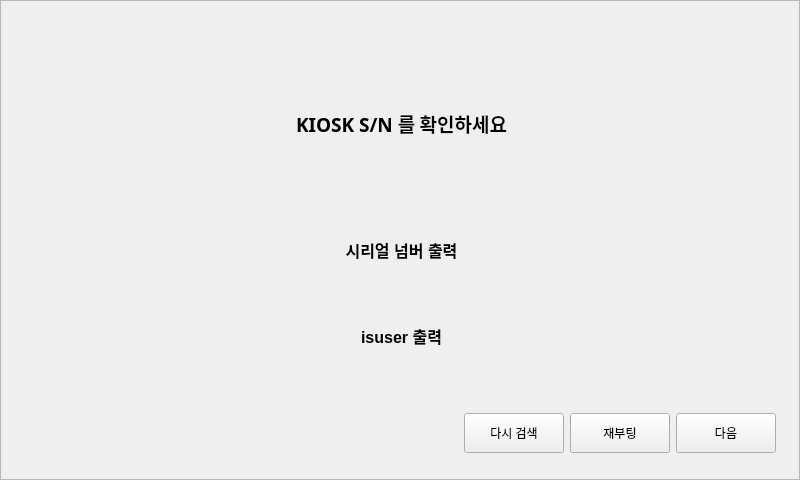
<?xml version="1.0" encoding="UTF-8"?>
<ui version="4.0">
 <class>MainWindow</class>
 <widget class="QMainWindow" name="MainWindow">
  <property name="geometry">
   <rect>
    <x>0</x>
    <y>0</y>
    <width>800</width>
    <height>480</height>
   </rect>
  </property>
  <property name="minimumSize">
   <size>
    <width>800</width>
    <height>480</height>
   </size>
  </property>
  <property name="maximumSize">
   <size>
    <width>800</width>
    <height>480</height>
   </size>
  </property>
  <property name="windowTitle">
   <string>MainWindow</string>
  </property>
  <property name="styleSheet">
   <string notr="true"/>
  </property>
  <widget class="QWidget" name="centralwidget">
   <widget class="QFrame" name="frame">
    <property name="geometry">
     <rect>
      <x>0</x>
      <y>0</y>
      <width>800</width>
      <height>480</height>
     </rect>
    </property>
    <property name="styleSheet">
     <string notr="true">background-image: url(:/back/img/[IR]NFC_KIOSK_Ver.png);</string>
    </property>
    <property name="frameShape">
     <enum>QFrame::StyledPanel</enum>
    </property>
    <property name="frameShadow">
     <enum>QFrame::Raised</enum>
    </property>
   </widget>
   <widget class="QWidget" name="layoutWidget">
    <property name="geometry">
     <rect>
      <x>182</x>
      <y>79</y>
      <width>439</width>
      <height>313</height>
     </rect>
    </property>
    <layout class="QVBoxLayout" name="verticalLayout">
     <item>
      <widget class="QLabel" name="label_2">
       <property name="minimumSize">
        <size>
         <width>0</width>
         <height>30</height>
        </size>
       </property>
       <property name="maximumSize">
        <size>
         <width>16777215</width>
         <height>30</height>
        </size>
       </property>
       <property name="font">
        <font>
         <family>굴림</family>
         <pointsize>14</pointsize>
         <weight>75</weight>
         <bold>true</bold>
        </font>
       </property>
       <property name="text">
        <string>&lt;html&gt;&lt;head/&gt;&lt;body&gt;&lt;p&gt;&lt;span style=&quot; color:#000000;&quot;&gt;KIOSK S/N 를 확인하세요&lt;/span&gt;&lt;/p&gt;&lt;/body&gt;&lt;/html&gt;</string>
       </property>
       <property name="alignment">
        <set>Qt::AlignCenter</set>
       </property>
      </widget>
     </item>
     <item>
      <spacer name="verticalSpacer">
       <property name="orientation">
        <enum>Qt::Vertical</enum>
       </property>
       <property name="sizeType">
        <enum>QSizePolicy::Fixed</enum>
       </property>
       <property name="sizeHint" stdset="0">
        <size>
         <width>20</width>
         <height>50</height>
        </size>
       </property>
      </spacer>
     </item>
     <item>
      <widget class="QLabel" name="sn_label">
       <property name="minimumSize">
        <size>
         <width>0</width>
         <height>50</height>
        </size>
       </property>
       <property name="maximumSize">
        <size>
         <width>16777215</width>
         <height>50</height>
        </size>
       </property>
       <property name="font">
        <font>
         <pointsize>12</pointsize>
         <weight>75</weight>
         <bold>true</bold>
        </font>
       </property>
       <property name="layoutDirection">
        <enum>Qt::LeftToRight</enum>
       </property>
       <property name="text">
        <string>시리얼 넘버 출력</string>
       </property>
       <property name="alignment">
        <set>Qt::AlignCenter</set>
       </property>
      </widget>
     </item>
     <item>
      <widget class="QLabel" name="isuser_label">
       <property name="minimumSize">
        <size>
         <width>0</width>
         <height>50</height>
        </size>
       </property>
       <property name="maximumSize">
        <size>
         <width>16777215</width>
         <height>50</height>
        </size>
       </property>
       <property name="font">
        <font>
         <pointsize>12</pointsize>
         <weight>75</weight>
         <bold>true</bold>
        </font>
       </property>
       <property name="layoutDirection">
        <enum>Qt::LeftToRight</enum>
       </property>
       <property name="text">
        <string>isuser 출력</string>
       </property>
       <property name="alignment">
        <set>Qt::AlignCenter</set>
       </property>
      </widget>
     </item>
    </layout>
   </widget>
   <widget class="QWidget" name="">
    <property name="geometry">
     <rect>
      <x>464</x>
      <y>382</y>
      <width>314</width>
      <height>102</height>
     </rect>
    </property>
    <layout class="QHBoxLayout" name="horizontalLayout">
     <item>
      <widget class="QPushButton" name="research">
       <property name="minimumSize">
        <size>
         <width>100</width>
         <height>40</height>
        </size>
       </property>
       <property name="maximumSize">
        <size>
         <width>100</width>
         <height>16777215</height>
        </size>
       </property>
       <property name="text">
        <string>다시 검색</string>
       </property>
      </widget>
     </item>
     <item>
      <widget class="QPushButton" name="reboot_2">
       <property name="minimumSize">
        <size>
         <width>100</width>
         <height>40</height>
        </size>
       </property>
       <property name="maximumSize">
        <size>
         <width>100</width>
         <height>16777215</height>
        </size>
       </property>
       <property name="text">
        <string>재부팅</string>
       </property>
      </widget>
     </item>
     <item>
      <widget class="QPushButton" name="pushButton">
       <property name="minimumSize">
        <size>
         <width>100</width>
         <height>40</height>
        </size>
       </property>
       <property name="maximumSize">
        <size>
         <width>100</width>
         <height>16777215</height>
        </size>
       </property>
       <property name="cursor">
        <cursorShape>OpenHandCursor</cursorShape>
       </property>
       <property name="text">
        <string>다음</string>
       </property>
      </widget>
     </item>
    </layout>
   </widget>
  </widget>
 </widget>
 <resources>
  <include location="img.qrc"/>
 </resources>
 <connections/>
</ui>
